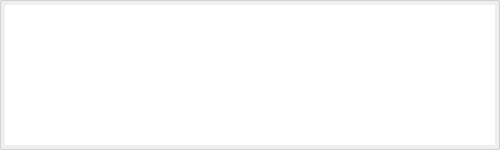
<?xml version="1.0" encoding="UTF-8"?>
<ui version="4.0">
 <class>OutputWindow</class>
 <widget class="QFrame" name="OutputWindow">
  <property name="geometry">
   <rect>
    <x>0</x>
    <y>0</y>
    <width>500</width>
    <height>150</height>
   </rect>
  </property>
  <property name="windowTitle">
   <string>Output</string>
  </property>
  <property name="styleSheet">
   <string notr="true">#OutputWindow
{
border: 1px solid lightgray;
border-radius: 2px;
}
</string>
  </property>
  <property name="frameShape">
   <enum>QFrame::NoFrame</enum>
  </property>
  <property name="frameShadow">
   <enum>QFrame::Raised</enum>
  </property>
  <layout class="QVBoxLayout" name="verticalLayout">
   <property name="spacing">
    <number>5</number>
   </property>
   <property name="leftMargin">
    <number>4</number>
   </property>
   <property name="topMargin">
    <number>4</number>
   </property>
   <property name="rightMargin">
    <number>4</number>
   </property>
   <property name="bottomMargin">
    <number>4</number>
   </property>
   <item>
    <widget class="QPlainTextEdit" name="output">
     <property name="font">
      <font>
       <family>Consolas</family>
       <pointsize>10</pointsize>
      </font>
     </property>
     <property name="frameShape">
      <enum>QFrame::NoFrame</enum>
     </property>
     <property name="tabChangesFocus">
      <bool>true</bool>
     </property>
     <property name="lineWrapMode">
      <enum>QPlainTextEdit::NoWrap</enum>
     </property>
     <property name="readOnly">
      <bool>true</bool>
     </property>
    </widget>
   </item>
  </layout>
 </widget>
 <resources/>
 <connections/>
</ui>
